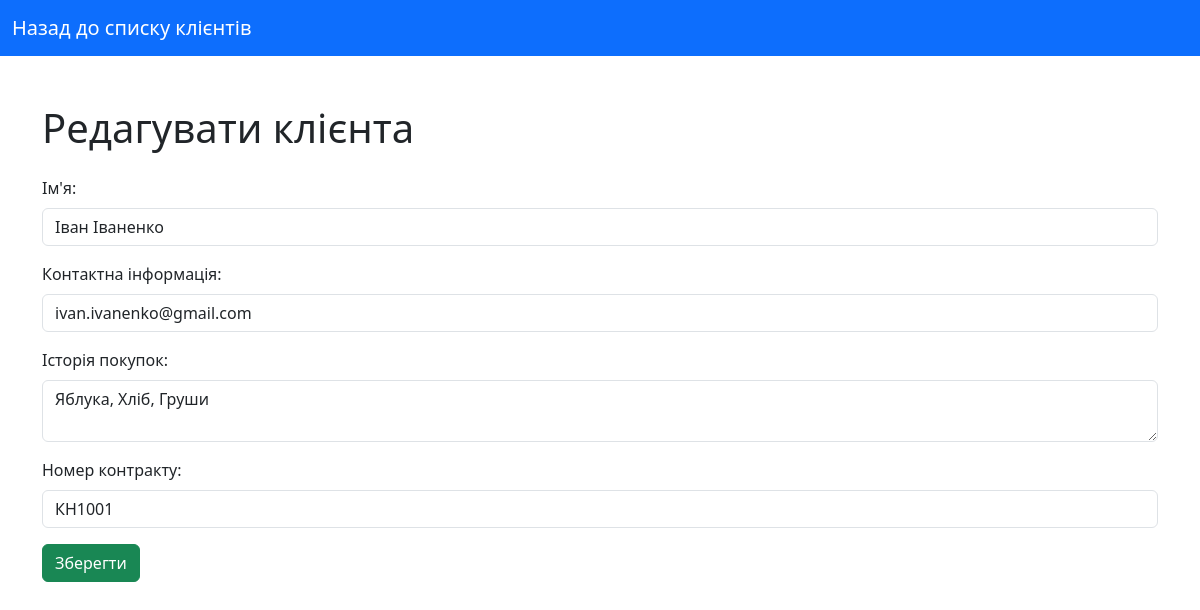
Screenshot of /editcustomer.php?id=1001 with the database file from the repository.
### tables this page shows
CREATE TABLE `customers` (
  `customer_id` int(11) NOT NULL AUTO_INCREMENT,
  `customer_name` varchar(100) NOT NULL,
  `contact_info` varchar(200) NOT NULL,
  `purchase_history` text DEFAULT NULL,
  `contract_number` varchar(50) DEFAULT NULL,
  PRIMARY KEY (`customer_id`)
);

### editcustomer.php (the view, shortened to what this page needs)
<?php
include 'config.php';
if (isset($_GET['id'])) {
    $id = $_GET['id'];
    $query = "SELECT * FROM customers WHERE customer_id = $id";
    $result = $conn->query($query);
    $customer = $result->fetch_assoc();
}
?>
<!DOCTYPE html>
<html lang="uk">
<head>
    <link href="https://cdn.jsdelivr.net/npm/bootstrap@5.3.0/dist/css/bootstrap.min.css" rel="stylesheet">
</head>
<body>
    <nav class="navbar navbar-expand-lg navbar-dark bg-primary">
        <div class="container-fluid">
            <a class="navbar-brand" href="customers.php">Назад до списку клієнтів</a>
        </div>
    </nav>
    <div class="container mt-5">
        <h1 class="mb-4">Редагувати клієнта</h1>
        <form action="editcustomer.php" method="post">
            <div class="mb-3">
                <label for="name" class="form-label">Ім'я:</label>
                <input type="text" class="form-control" id="name" name="name" value="<?php echo htmlspecialchars($customer['customer_name']); ?>" required>
            </div>
            <div class="mb-3">
                <label for="contact_info" class="form-label">Контактна інформація:</label>
                <input type="text" class="form-control" id="contact_info" name="contact_info" value="<?php echo htmlspecialchars($customer['contact_info']); ?>" required>
            </div>
            <div class="mb-3">
                <label for="purchase_history" class="form-label">Історія покупок:</label>
                <textarea class="form-control" id="purchase_history" name="purchase_history"><?php echo htmlspecialchars($customer['purchase_history']); ?></textarea>
            </div>
            <div class="mb-3">
                <label for="contract_number" class="form-label">Номер контракту:</label>
                <input type="text" class="form-control" id="contract_number" name="contract_number" value="<?php echo htmlspecialchars($customer['contract_number']); ?>">
            </div>
            <button type="submit" class="btn btn-success">Зберегти</button>
        </form>
    </div>
</body>
</html>

### rows the page displays
customers: name "Іван Іваненко", contact_info "ivan.ivanenko@gmail.com", purchase_history "Яблука, Хліб, Груши", contract_number "КН1001"
